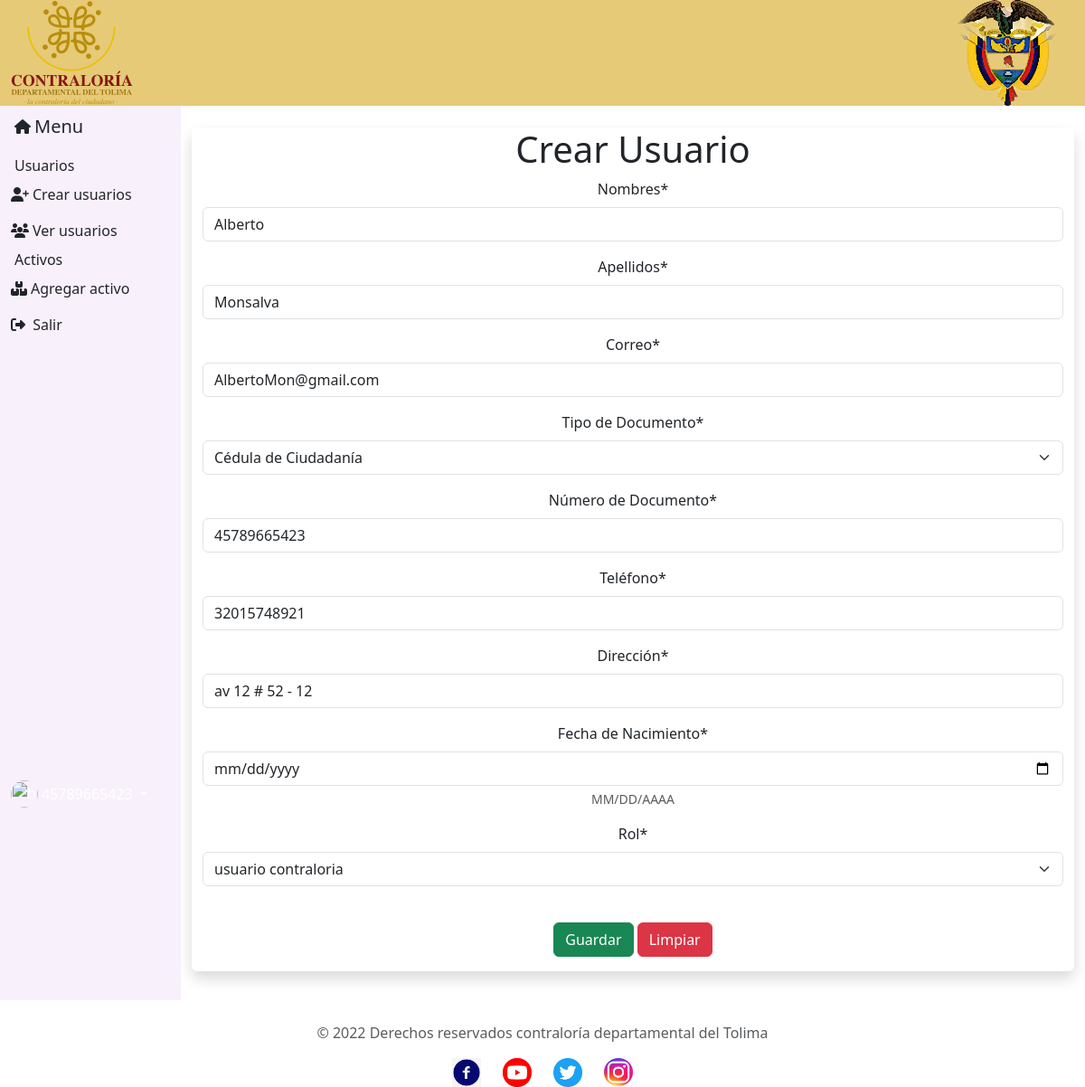
The app's page /usuarios/usuarios_editar/1/ (signed in) with its own data.
### usuarios/models.py (models this page shows, shortened)
class Usuario(models.Model):
    nombres=models.CharField(max_length=60, verbose_name="Nombres")
    apellidos=models.CharField(max_length=60, verbose_name="Apellidos")
    email= models.EmailField(max_length=150, verbose_name='Correo')
    class TipoDocumento(models.TextChoices):
        CC='C.C', _('Cédula de Ciudadanía')
        CE='C.E', _('Cédula de Extranjería')
        TI='T.I', _('Tarjeta de Identidad')
        OT='Otro', _('Otro Tipo de Documento')
    tipoDocumento=models.CharField(max_length=4, choices=TipoDocumento.choices, default=TipoDocumento.CC, verbose_name="Tipo de Documento")
    documento=models.CharField(max_length=50, unique=True, verbose_name="Número de Documento")
    telefono=models.CharField(max_length=20, verbose_name="Teléfono")
    direccion=models.CharField(max_length=70, verbose_name="Dirección")
    fecha_nacimiento=models.DateField(verbose_name="Fecha de Nacimiento", help_text=u"MM/DD/AAAA")
    class Rol(models.TextChoices):
        Administrador='Administrador', _('Administrador')
        sistemas='sistemas', _('usuario sistemas')
        contraloria='contraloria', _('usuario contraloria')
    rol=models.CharField(max_length=25, choices=Rol.choices, default=Rol.sistemas, verbose_name="Rol")
    class Estado(models.TextChoices):
        ACTIVO='1', _('Activo')
        INACTIVO='0', _('Inactivo')
    estado=models.CharField(max_length=1, choices=Estado.choices, default=Estado.ACTIVO, verbose_name="Estado")
    user=models.ForeignKey(User, on_delete= models.CASCADE)

### usuarios/views.py (the view)
# urls.py: path('usuarios_editar/<int:pk>/', usuarios_editar, name="usuarios_editar"),
def usuarios_editar(request, pk):
    titulo="Usuarios - Editar"
    usuario= Usuario.objects.get(id=pk)
    if request.method == "POST":
        form= UsuarioForm(request.POST, instance=usuario)
        if form.is_valid():
            form.save()
            return redirect('usuarios')
        else:
            print("Error al guardar")
    else:
        form= UsuarioForm(instance=usuario)
    context={
        'titulo':titulo,
        'form':form
    }
    return render(request,'usuarios/crear.html',context)

### usuarios/forms.py
class UsuarioForm(ModelForm):
    class Meta:
        model= Usuario
        exclude=['estado','user']
        widgets={
            'fecha_nacimiento': widgets.DateInput(attrs={'type':'date'})
        }

### core/templates/usuarios/crear.html (shortened to what this page needs)
{% extends 'partials/body.html' %}
{% block content %}
{% load crispy_forms_tags %}
    <div class="container shadow w-90 h-90 text-center rounded mt-2">
        <h1>Crear Usuario</h1>
        <form action="" method="POST">
            {{form|crispy}}
            <div class="container py-3">
                <div class="d-grid gap-2 d-md-block">
                <button class="mt-2 btn btn-success">
                    Guardar
                </button>
                    <button type="reset" class="mt-2 btn btn-danger">
                            Limpiar
                    </button>
                    </div>
            </div>
        </form>
    </div>
{% endblock %}

### records on screen
Usuario: nombres "Alberto", apellidos "Monsalva", email "AlbertoMon@gmail.com", tipoDocumento "Cédula de Ciudadanía", documento "45789665423", telefono "32015748921", direccion "av 12 # 52 - 12", rol "usuario contraloria"
